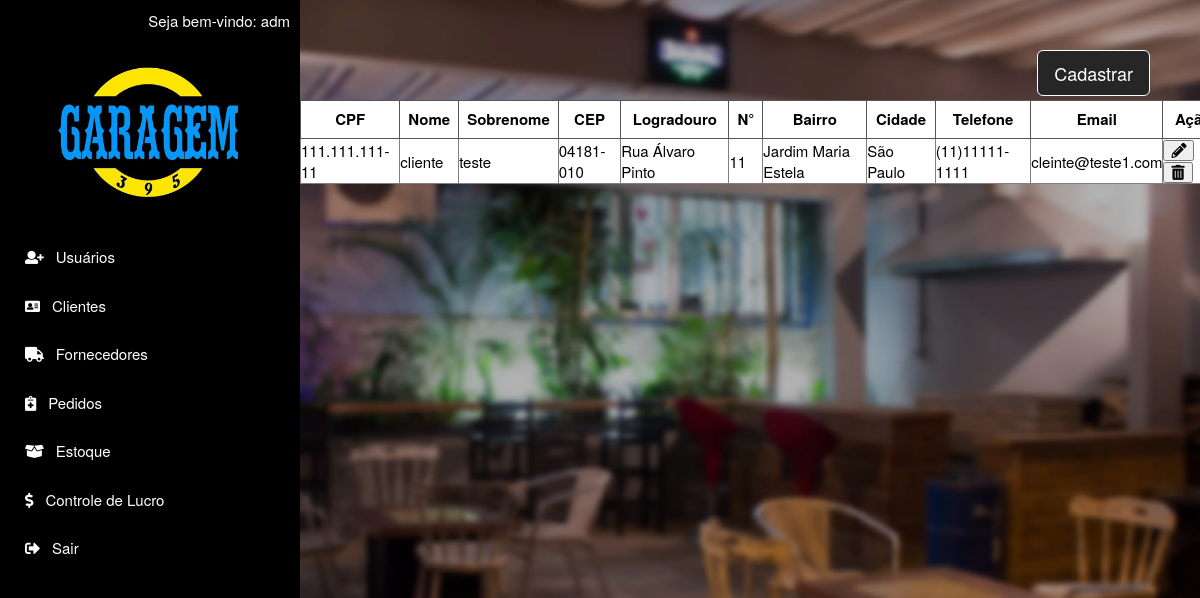
/app/view/lista_cliente.php (signed in), run on an earlier commit of the app's database.
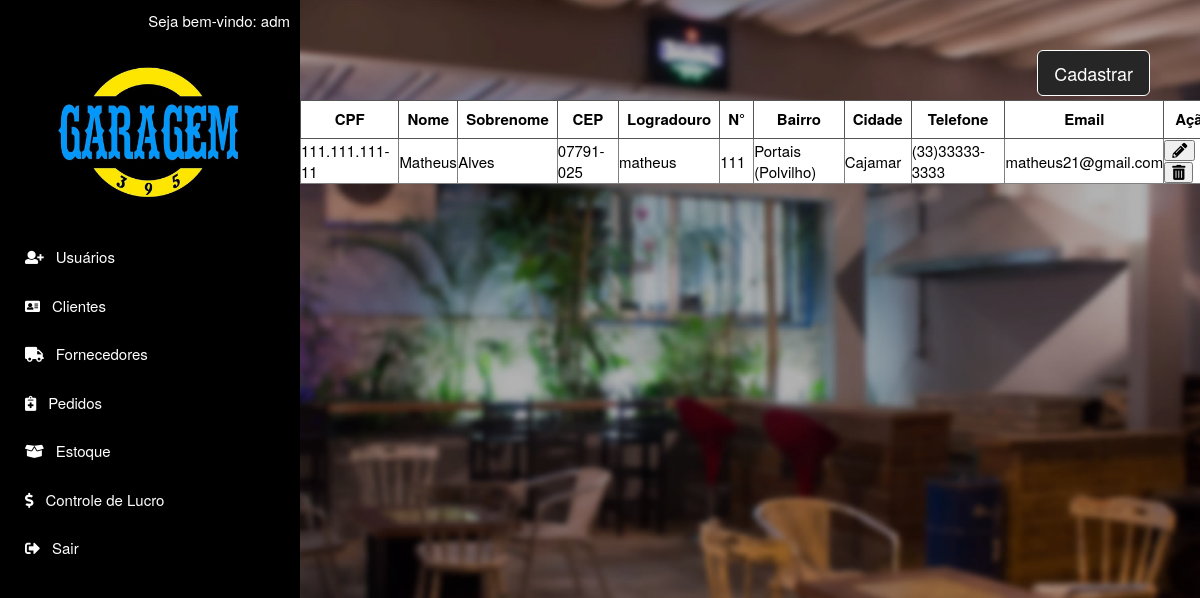
And on a later commit of the database.
### tables this page shows
CREATE TABLE `funcionario` (
  `cpf` varchar(14) NOT NULL,
  `nome` varchar(15) NOT NULL,
  `sobrenome` varchar(15) NOT NULL,
  `senha` varchar(20) NOT NULL,
  `email` varchar(40) NOT NULL,
  `tipo` tinyint(1) NOT NULL
);

CREATE TABLE `cliente` (
  `cpf` varchar(14) NOT NULL,
  `nome` varchar(15) NOT NULL,
  `sobrenome` varchar(15) NOT NULL,
  `status` bit(1) NOT NULL
);

CREATE TABLE `endereco` (
  `id` int(11) NOT NULL,
  `cidade` varchar(15) NOT NULL,
  `logradouro` varchar(40) NOT NULL,
  `numero` varchar(8) NOT NULL,
  `bairro` varchar(20) NOT NULL,
  `cep` char(9) NOT NULL,
  `id_fornec` int(11) NOT NULL,
  `cpf_cliente` varchar(14) NOT NULL
);

CREATE TABLE `contato` (
  `id` int(11) NOT NULL,
  `telefone` varchar(15) NOT NULL,
  `email` varchar(40) NOT NULL,
  `cpf_cliente` varchar(14) NOT NULL,
  `id_fornec` int(11) NOT NULL
);

### app/view/clientes.php (the view, shortened to what this page needs)
<?php
	include "../model/conexao.php";
	echo "<table class='tabela-lista-clientes' border=1>";
	echo "<tr>";
	echo "<th>CPF</th>";
	echo "<th>Nome</th>";
	echo "<th>Sobrenome</th>";
	echo "<th>CEP</th>";
	echo "<th>Logradouro</th>";
	echo "<th>N°</th>";
	echo "<th>Bairro</th>";
	echo "<th>Cidade</th>";
	echo "<th>Telefone</th>";
	echo "<th>Email</th>";
	echo "<th>Ação</th>";
	echo "</tr>";
	$result_clientes = "SELECT * FROM cliente INNER JOIN endereco  ON cliente.cpf = endereco.cpf_cliente INNER JOIN contato ON cliente.cpf = contato.cpf_cliente WHERE cliente.status != 0 AND cliente.cpf !=''";
	$resultado_clientes = mysqli_query($conexao, $result_clientes);
 while ($registroCl = mysqli_fetch_assoc($resultado_clientes)){
	echo "<tr>";
		echo "<td>".$registroCl['cpf']; "</td>";
		echo "<td>".$registroCl['nome']; "</td>";
		echo "<td>".$registroCl['sobrenome']; "</td>";
		echo "<td>".$registroCl['cep']; "</td>";
		echo "<td>".$registroCl['logradouro']; "</td>";
		echo "<td>".$registroCl['numero']; "</td>";
		echo "<td>".$registroCl['bairro']; "</td>";
		echo "<td>".$registroCl['cidade']; "</td>";
		echo "<td>".$registroCl['telefone']; "</td>";
		echo "<td>".$registroCl['email']; "</td>";
		echo "<td hidden='true'>".$registroCl['status']; "</td>";
		echo "<td>";
?>
		<button type='button' class='fas fa-pencil-alt' data-target='#alterarClienteModal' data-toggle='modal'
			data-whatevernome="<?php echo $registroCl['nome'];?>"
			data-whateversobrenome="<?php echo $registroCl['sobrenome'];?>"
			data-whatevercpf="<?php echo $registroCl['cpf'];?>"
			data-whatevercep="<?php echo $registroCl['cep'];?>"
			data-whateverlogradouro="<?php echo $registroCl['logradouro'];?>"
			data-whatevernumero="<?php echo $registroCl['numero'];?>"
			data-whateverbairro="<?php echo $registroCl['bairro'];?>"
			data-whatevercidade="<?php echo $registroCl['cidade'];?>"
			data-whatevertelefone="<?php echo $registroCl['telefone'];?>"
			data-whateveremail="<?php echo $registroCl['email'];?>"
			></button>
		<button type='button' class='fas fa-trash-alt' data-target='#excluirClienteModal' data-toggle='modal'
		data-whatevercpf="<?php echo $registroCl['cpf'];?>"
		data-whateverstatus="<?php echo $registroCl['status'];?>"
		></button>
		</td>
<?php
}
?>

### app/view/lista_cliente.php (shortened to what this page needs)
<!DOCTYPE html>
<html lang="pt-br">
<head>
  <?php
  include "menu.php";
  ?>
</head>
<body id="top" data-spy="scroll">
  <button type="button" class="btn btn-lg see-cad" data-toggle="modal" data-target="#myModal">Cadastrar</button>
    <div class="tabela-listar">
        <?php
          include "clientes.php";
        ?>
      </div>
</body>
</html>

### app/view/menu.php (shortened to what this page needs)
<!DOCTYPE html>
<html>
<head>
  <link rel="stylesheet" href="../assets/css/flexslider.css">
  <link rel="stylesheet" href="../assets/css/bootstrap.min.css">
  <link rel="stylesheet" href="../assets/css/font-awesome.min.css">
  <link rel="stylesheet" href="../assets/css/style.css">
  <link rel="stylesheet" href="../assets/css/font-awesome/css/fontawesome-all.min.css">
</head>
  <body id="top" data-spy="scroll">
	<header id="home" class="hidden-xs">
	  <div class="vertical-menu">
		  <div class="welcome-username">
		  <?php
			include "../model/conexao.php";
			include "../controller/WelcomeUser.php";
		  ?>
		  </div>
		<img class="logo-menu" src="../assets/images/logo.png">
	  <?php
			include '../controller/MenuRestrito.php';
	  ?>
	  </div>
	</header>
	  <?php
		include "../model/conexao.php";
		include "../controller/WelcomeUser.php";
	  ?>
	  <?php
			include '../controller/MenuRestrito.php';
	  ?>
  </body>
</html>

### app/controller/WelcomeUser.php
<?php
include "../model/conexao.php";
$email = $_SESSION['EmailUsuario'];
$dados = mysqli_query($conexao, "SELECT * FROM funcionario WHERE email = '$email'");
$funcionario = mysqli_fetch_array($dados);
echo 'Seja bem-vindo: '.$funcionario['nome'];
?>

### app/controller/MenuRestrito.php (shortened to what this page needs)
<?php
if ($funcionario['tipo'] == 1) {
echo '<a href="cadastro_usuario.php" class="btnMenu" target="_blank"><i class="fas fa-user-plus menu-icons"></i>Usuários</a>';
echo '<a href="lista_cliente.php" class="btnMenu" target="_blank"><i class="fas fa-address-card menu-icons"></i>Clientes</a>';
echo '<a href="lista_fornecedor.php" class="btnMenu" target="_blank"><i class="fas fa-truck menu-icons"></i>Fornecedores</a>';
echo '<a href="pedidos.php" class="btnMenu" target="_blank"><i class="fas fa-notes-medical menu-icons"></i></i>Pedidos</a>';
echo '<a href="estoque.php" class="btnMenu" target="_blank"><i class="fas fa-box-open menu-icons"></i>Estoque</a>';
echo '<a href="lucro.php" class="btnMenu" target="_blank"><i class="fas fa-dollar-sign menu-icons"></i>Controle de Lucro</a>';
echo '<a href="../controller/logout.php" class="btnMenu"><i class="fas fa-sign-out-alt menu-icons"></i>Sair</a>';
}
?>

### app/assets/css/style.css (style rules this page uses)
body { height:100% !important; font-size: 15px; font-size: normal; font-smooth: always; -webkit-font-smoothing: antialiased; -moz-font-smoothing: antialiased; background-repeat: no-repeat; background-position: center; background-attachment:fixed; background-size:113%; background-image: url("../images/fundo.jpg"); }
html, header { height:100% !important; }
header { float: left; position: fixed; }
a { text-decoration: none; -moz-transition: all linear .3s; -webkit-transition: all linear .3s; -o-transition: all linear .3s; transition: all linear .3s; }
.logo-menu { width: 200px; margin-left: 40px; }
.vertical-menu { width: 300px; height: 100%; background: black; padding: 10px; }
.welcome-username { float: right; color: white; }
.vertical-menu a { background-color: black; color: white; display: block; padding: 12px; border-radius: 5px; text-decoration: none; margin: 3px; }
.menu-icons { margin-right: 12px; }
.TabelaEstoque td, th { border: 1px solid #555; text-align: center; padding: 8px; }
.tabela-lista-clientes { background: white; color: black; }
.see-cad, .see-cad:focus { float: right; margin: 50px; background-color: #262626; border-color: white; color: white; }
.tabela-listar { width: 77%; left: 300px; position: relative; top: 100px; }

What changed in the data, as far as the page shows it:
changed cliente "111.111.111-11": nome "cliente" → "Matheus"; sobrenome "teste" → "Alves"; endereco.cep "04181-010" → "07791-025"; endereco.logradouro "Rua Álvaro Pinto" → "matheus"; endereco.numero "11" → "111"; endereco.bairro "Jardim Maria Estela" → "Portais (Polvilho)"; endereco.cidade "São Paulo" → "Cajamar"; contato.telefone "(11)11111-1111" → "(33)33333-3333"; contato.email "cleinte@teste1.com" → "matheus21@gmail.com"
